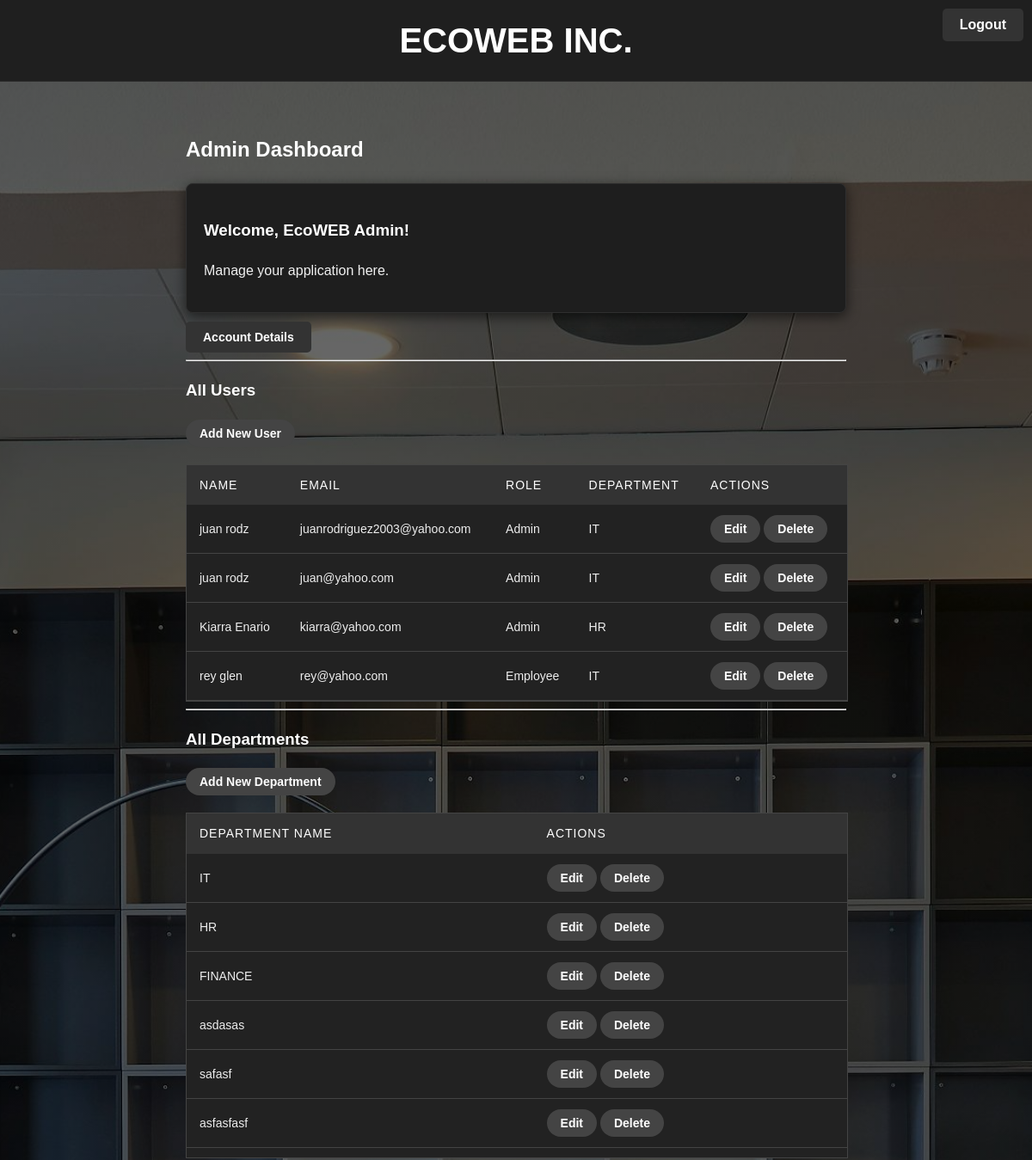
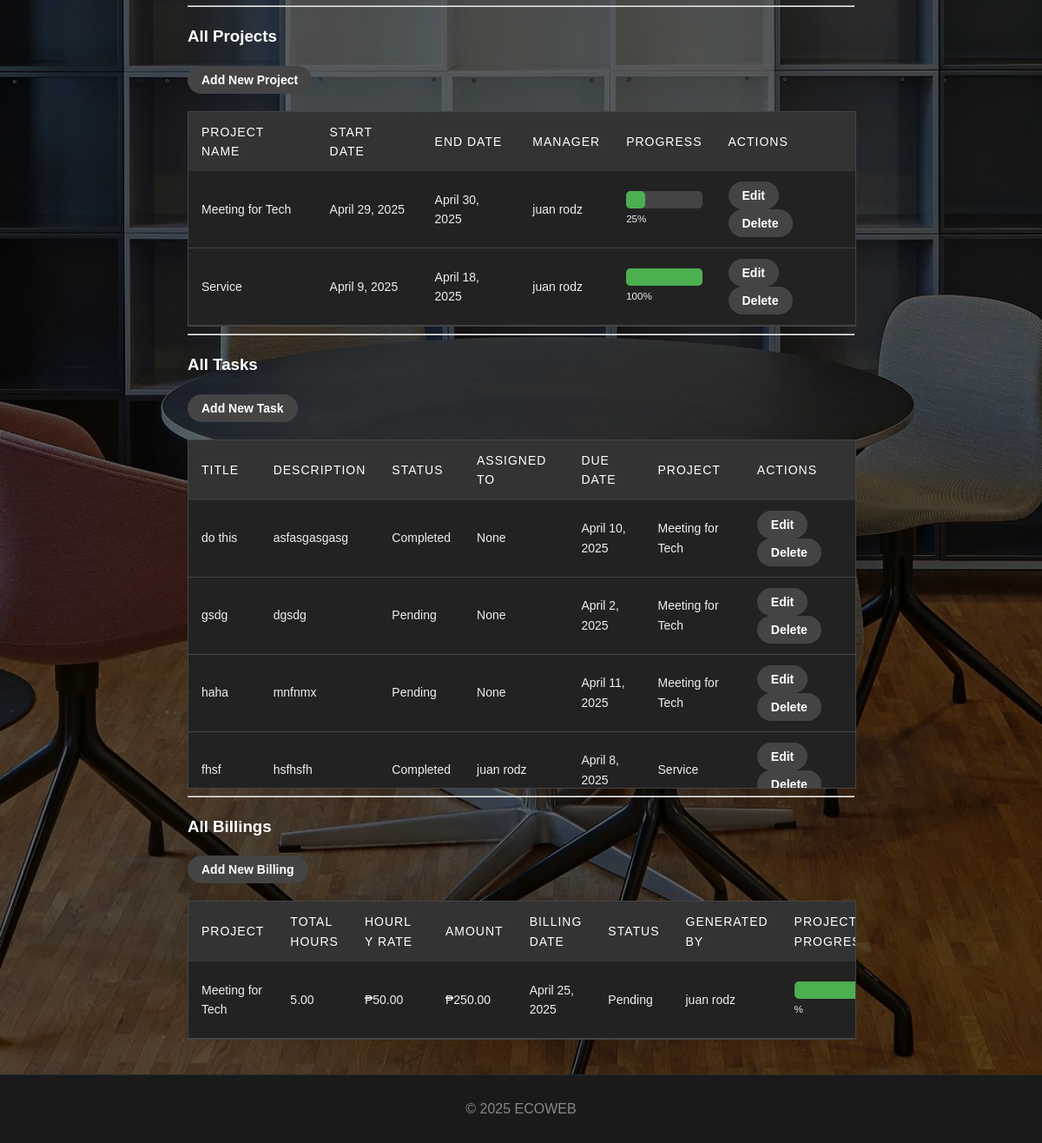
The page /admin-dashboard/ (signed in) on the database its author committed (2 pictures, top to bottom).
### ecoweb/models.py (models this page shows, shortened)
class User(AbstractBaseUser):
    first_name = models.CharField(max_length=50)
    last_name = models.CharField(max_length=50)
    email = models.EmailField(unique=True)
    phone = models.CharField(max_length=20)
    role = models.ForeignKey('Role', on_delete=models.SET_NULL, null=True)
    department = models.ForeignKey('Department', on_delete=models.SET_NULL, null=True)
    is_active = models.BooleanField(default=True)
    is_staff = models.BooleanField(default=False)       # Needed for admin site
    is_superuser = models.BooleanField(default=False)   # Needed for admin site
    objects = UserManager()
    USERNAME_FIELD = 'email'
    REQUIRED_FIELDS = ['first_name', 'last_name', 'phone']
    def __str__(self):
        return f"{self.first_name} {self.last_name}"

class Role(models.Model):
    ROLE_CHOICES = [('Admin', 'Admin'), ('Manager', 'Manager'), ('Employee', 'Employee'),('Client', 'Client'),]
    role_name = models.CharField(max_length=20, choices=ROLE_CHOICES, unique=True)

class Department(models.Model):
    department_name = models.CharField(max_length=100)

class Project(models.Model):
    project_name = models.CharField(max_length=100)
    start_date = models.DateField()
    end_date = models.DateField()
    manager = models.ForeignKey(User, on_delete=models.SET_NULL, null=True, related_name='managed_projects')

class Task(models.Model):
    STATUS_CHOICES = [('Pending', 'Pending'), ('In Progress', 'In Progress'), ('Completed', 'Completed')]
    title = models.CharField(max_length=100)
    description = models.TextField()
    status = models.CharField(max_length=20, choices=STATUS_CHOICES)
    assigned_to = models.ForeignKey(User, on_delete=models.SET_NULL, null=True, related_name='tasks')
    due_date = models.DateField()
    project = models.ForeignKey(Project, on_delete=models.CASCADE)
    created_by = models.ForeignKey(User, on_delete=models.SET_NULL, null=True, related_name='created_tasks')

class Billing(models.Model):
    STATUS_CHOICES = [('Pending', 'Pending'), ('Paid', 'Paid'), ('Cancelled', 'Cancelled')]
    project = models.ForeignKey(Project, on_delete=models.CASCADE)
    generated_by = models.ForeignKey(User, on_delete=models.SET_NULL, null=True, related_name='generated_billings')
    total_hours = models.DecimalField(max_digits=5, decimal_places=2)
    hourly_rate = models.DecimalField(max_digits=10, decimal_places=2)
    amount = models.DecimalField(max_digits=10, decimal_places=2)
    billing_date = models.DateField()
    status = models.CharField(max_length=20, choices=STATUS_CHOICES)

### ecoweb/views.py (the view)
# urls.py: path('admin-dashboard/', admin_dashboard, name='admin-dashboard'),
@login_required
def admin_dashboard(request):
    if request.user.role.role_name != 'Admin':
        return redirect('employee_dashboard')  # Correct way to redirect to the employee dashboard
    users = User.objects.all().select_related('role', 'department')
    roles = Role.objects.all()
    departments = Department.objects.all()
    projects = Project.objects.all().select_related('manager')
    tasks = Task.objects.all().select_related('assigned_to', 'project')
    billings = Billing.objects.all().select_related('project', 'generated_by')
    for project in projects:
        total_tasks = project.task_set.count()
        completed_tasks = project.task_set.filter(status='Completed').count()
        project.progress = int((completed_tasks / total_tasks) * 100) if total_tasks > 0 else 0
    return render(request, 'dashboards/admin.html', {
        'users': users,
        'roles': roles,
        'departments': departments,
        'projects': projects,
        'tasks': tasks,
        'billings': billings,
    })

### ecoweb/templates/dashboards/admin.html (shortened to what this page needs)
{% extends "master.html" %}
{% load static %}
{% block content %}
<div class="container">
    <h2>Admin Dashboard</h2>
    <div class="dashboard-card">
        <h3>Welcome, EcoWEB Admin!</h3>
        <p>Manage your application here.</p>
    </div>
    <button onclick="openModal('account-details-modal')" style="background-color: #333; color: #fff; padding: 10px 20px; border: none; cursor: pointer; border-radius: 5px;">
        Account Details
    </button>
    <form action="{% url 'logout' %}" method="post">
        <button type="submit" class="logout-button">Logout</button>
    </form>
    <hr>
<h3>All Users</h3>
<button onclick="openModal('add-user-modal')">Add New User</button>
<div class="table-wrapper">
    <table>
        <thead>
            <tr>
                <th>Name</th>
                <th>Email</th>
                <th>Role</th>
                <th>Department</th>
                <th>Actions</th>
            </tr>
        </thead>
        <tbody>
            {% for user in users %}
            <tr>
                <td>{{ user.first_name }} {{ user.last_name }}</td>
                <td>{{ user.email }}</td>
                <td>{{ user.role.role_name }}</td>
                <td>{{ user.department.department_name }}</td>
                <td>
                    <button onclick="openModal('edit-user-modal-{{ user.id }}')">Edit</button>
                    <button onclick="openModal('delete-user-modal-{{ user.id }}')">Delete</button>
                </td>
            </tr>
                    {% endfor %} </tbody> </table>
</div>
<hr>
<h3>All Departments</h3>
<button onclick="openModal('add-department-modal')">Add New Department</button>
<div class="table-wrapper">
    <table>
        <thead>
            <tr>
                <th>Department Name</th>
                <th>Actions</th>
            </tr>
        </thead>
        <tbody>
            {% for department in departments %}
                <tr>
                    <td>{{ department.department_name }}</td>
                    <td>
                        <button onclick="openModal('edit-department-modal-{{ department.id }}')">Edit</button>
                        <button onclick="openModal('delete-department-modal-{{ department.id }}')">Delete</button>
                    </td>
                </tr>
            {% endfor %}
        </tbody>
    </table>
</div>
<hr>
<h3>All Projects</h3>
<button onclick="openModal('add-project-modal')">Add New Project</button>
<div class="table-wrapper">
    <table>
        <thead>
            <tr>
                <th>Project Name</th>
                <th>Start Date</th>
                <th>End Date</th>
                <th>Manager</th>
                <th>Progress</th>
                <th>Actions</th>
            </tr>
        </thead>
        <tbody>
            {% for project in projects %}
            <tr>
                <td>{{ project.project_name }}</td>
                <td>{{ project.start_date }}</td>
                <td>{{ project.end_date }}</td>
                <td>{{ project.manager.first_name }} {{ project.manager.last_name }}</td>
                <td>
                    {% with progress=project.progress|default_if_none:"0" %}
                        <div style="background-color: #444; border-radius: 5px; width: 100%; height: 20px;">
                            <div style="background-color: #4caf50; width: {{ progress }}%; height: 100%; border-radius: 5px;">
                            </div>
                        </div>
                        <small>{{ progress }}%</small>
                    {% endwith %}
                </td>
                <td>
                    <button onclick="openModal('edit-project-modal-{{ project.id }}')">Edit</button>
                    <button onclick="openModal('delete-project-modal-{{ project.id }}')">Delete</button>
                </td>
            </tr>
            {% endfor %}
        </tbody>
    </table>
</div>
  <hr>
<h3>All Tasks</h3>
<button onclick="openModal('add-task-modal')">Add New Task</button>
<div class="table-wrapper">
  <table>
    <thead>
      <tr>
        <th>Title</th>
        <th>Description</th>
        <th>Status</th>
        <th>Assigned To</th>
        <th>Due Date</th>
        <th>Project</th>
        <th>Actions</th>
      </tr>
    </thead>
    <tbody>
      {% for task in tasks %}
      <tr>
        <td>{{ task.title }}</td>
        <td>{{ task.description }}</td>
        <td>{{ task.status }}</td>
        <td>{{ task.assigned_to }}</td>
        <td>{{ task.due_date }}</td>
        <td>{{ task.project.project_name }}</td>
        <td>
          <button onclick="openModal('edit-task-modal-{{ task.id }}')">Edit</button>
          <button onclick="openModal('delete-task-modal-{{ task.id }}')">Delete</button>
        </td>
      </tr>
      {% endfor %}
    </tbody>
  </table>
</div>
<hr>
<h3>All Billings</h3>
<button onclick="openModal('add-billing-modal')">Add New Billing</button>
<div class="table-wrapper">
  <table>
    <thead>
      <tr>
        <th>Project</th>
        <th>Total Hours</th>
        <th>Hourly Rate</th>
        <th>Amount</th>
        <th>Billing Date</th>
        <th>Status</th>
        <th>Generated By</th>
        <th>Project Progress</th>
      </tr>
    </thead>
    <tbody>
      {% for billing in billings %}
      <tr>
        <td>{{ billing.project.project_name }}</td>
        <td>{{ billing.total_hours }}</td>
        <td>₱{{ billing.hourly_rate }}</td>
        <td>₱{{ billing.amount }}</td>
        <td>{{ billing.billing_date }}</td>
        <td>{{ billing.status }}</td>
        <td>{{ billing.generated_by }}</td>
        <td>
            {% with progress=billing.project.progress|default_if_none:0 %}
                <div style="background-color: #444; border-radius: 5px; width: 100%; height: 20px; overflow: hidden;">
                    <div style="background-color: #4caf50; height: 100%; width: {{ progress|floatformat:0 }}%; border-radius: 5px; transition: width 0.3s ease;" role="progressbar" aria-valuenow="{{ progress|floatformat:0 }}" aria-valuemin="0" aria-valuemax="100">
                    </div>
                </div>
                <small>{{ progress|floatformat:0 }}%</small>
            {% endwith %}
        </td>
      </tr>
      {% endfor %}
    </tbody>
  </table>
</div>
{% endblock %}

### ecoweb/templates/master.html (shortened to what this page needs)
{% load static %}
<!DOCTYPE html>
<html>
<head>
    <link rel="stylesheet" href="{% static 'styles.css' %}">
</head>
<body>
    <div class="wrapper">
        <header>
            <h1>ECOWEB INC.</h1>
        </header>
        <main class="container">
            {% block content %}
            {% endblock %}
        </main>
        <footer>
            <p>&copy; 2025 ECOWEB</p>
        </footer>
    </div>
</body>
</html>

### ecoweb/static/styles.css (style rules this page uses)
html, body { height: 100%; }
.wrapper { min-height: 100%; display: flex; flex-direction: column; }
main.container { flex: 1; }
body { font-family: Arial, sans-serif; background: linear-gradient(rgba(0, 0, 0, 0.6), rgba(0, 0, 0, 0.6)), url('pic1.jpg') no-repeat center center fixed; background-size: cover; color: #e0e0e0; margin: 0; padding: 0; line-height: 1.6; }
header { background-color: #1f1f1f; color: #ffffff; padding: 15px 0; text-align: center; border-bottom: 1px solid #2a2a2a; }
header h1 { margin: 0; font-size: 2.5em; }
footer { background-color: #1a1a1a; color: #888; text-align: center; padding: 10px; border-top: 1px solid #2a2a2a; }
.container { width: 80%; margin: 0 auto; padding: 20px; }
.dashboard-card { background-color: #1e1e1e; color: #f0f0f0; padding: 20px; margin: 10px 0; box-shadow: 0 4px 15px rgba(0, 0, 0, 0.6); border-radius: 8px; border: 1px solid #2f2f2f; }
h2, h3, h4 { color: #ffffff; }
button { background-color: #3a6df0; color: #ffffff; padding: 10px 20px; border: none; border-radius: 4px; cursor: pointer; font-weight: bold; transition: background-color 0.3s ease; }

### ecoweb/templates/dashboards/admin.html (style rules this page uses)
.table-wrapper { max-height: 400px; overflow-x: auto; overflow-y: auto; border: 1px solid #444; margin-top: 20px; position: relative; width: 100%; margin-left: auto; margin-right: auto; }
.table-wrapper table { width: 100%; border-collapse: collapse; table-layout: auto; }
.table-wrapper thead { position: sticky; top: 0; background-color: #333; z-index: 1; }
th, td { padding: 12px 15px; text-align: left; font-size: 14px; transition: background-color 0.3s ease, color 0.3s ease; word-wrap: break-word; white-space: normal; }
th { background-color: #333; color: #fff; text-transform: uppercase; letter-spacing: 1px; font-weight: 500; }
td { background-color: #222; color: #eee; word-wrap: break-word; white-space: normal; overflow: hidden; text-overflow: ellipsis; }
tbody tr { border-bottom: 1px solid #444; transition: background-color 0.3s ease; }
button { padding: 8px 16px; font-size: 14px; cursor: pointer; border-radius: 25px; background-color: #444; color: white; border: none; transition: background-color 0.3s ease, transform 0.2s ease; }
.logout-button { position: absolute; top: 10px; right: 10px; background-color: #333; color: #fff; padding: 10px 20px; border: none; cursor: pointer; border-radius: 5px; font-size: 16px; transition: background-color 0.3s ease; }

### rows shown on the page
User: first_name "juan", last_name "rodz", email "juanrodriguez2003@yahoo.com", role.role_name "Admin", department.department_name "IT"
User: first_name "juan", last_name "rodz", email "juan@yahoo.com", role.role_name "Admin", department.department_name "IT"
User: first_name "Kiarra", last_name "Enario", email "kiarra@yahoo.com", role.role_name "Admin", department.department_name "HR"
User: first_name "rey", last_name "glen", email "rey@yahoo.com", role.role_name "Employee", department.department_name "IT"
Department: department_name "IT"
Department: department_name "HR"
Department: department_name "FINANCE"
Department: department_name "asdasas"
Department: department_name "safasf"
Department: department_name "asfasfasf"
Project: project_name "Meeting for Tech", start_date "April 29, 2025", end_date "April 30, 2025", manager.first_name "juan", manager.last_name "rodz", project "25"
Project: project_name "Service", start_date "April 9, 2025", end_date "April 18, 2025", manager.first_name "juan", manager.last_name "rodz", project "100"
Task: title "do this", description "asfasgasgasg", status "Completed", assigned_to "None", due_date "April 10, 2025", project.project_name "Meeting for Tech"
Task: title "gsdg", description "dgsdg", status "Pending", assigned_to "None", due_date "April 2, 2025", project.project_name "Meeting for Tech"
Task: title "haha", description "mnfnmx", status "Pending", assigned_to "None", due_date "April 11, 2025", project.project_name "Meeting for Tech"
Task: title "fhsf", description "hsfhsfh", status "Completed", assigned_to "juan rodz", due_date "April 8, 2025", project.project_name "Service"
Billing: project.project_name "Meeting for Tech", total_hours "5.00", hourly_rate "50.00", amount "250.00", billing_date "April 25, 2025", status "Pending", generated_by "juan rodz"
